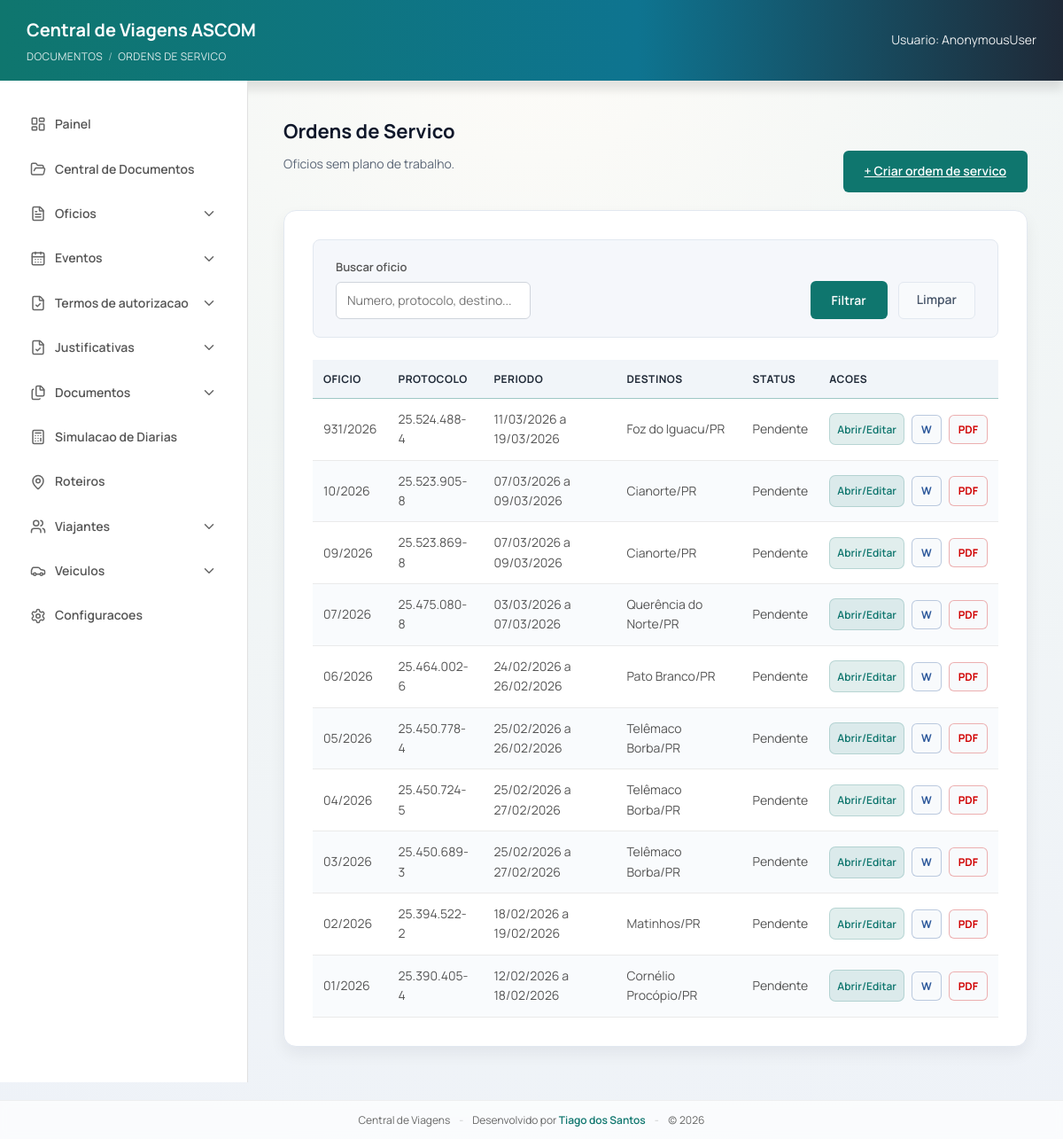
/ordens-servico/, run on the app's committed database.
### viagens/models.py (models this page shows, shortened)
class Oficio(models.Model):
    class Status(models.TextChoices):
        DRAFT = "DRAFT", "Rascunho"
        FINAL = "FINAL", "Finalizado"
    class AssuntoTipo(models.TextChoices):
        AUTORIZACAO = "AUTORIZACAO", "Autorizacao"
        CONVALIDACAO = "CONVALIDACAO", "Convalidacao"
    class CustosChoices(models.TextChoices):
        UNIDADE = "UNIDADE", "UNIDADE – DPC (diária e combustível serão custeados pela DPC)."
        OUTRA_INSTITUICAO = "OUTRA_INSTITUICAO", "OUTRA INSTITUIÇÃO"
        SEM_ONUS = "SEM_ONUS", "Com ônus limitados aos próprios vencimentos"
    class CusteioTipoChoices(models.TextChoices):
        UNIDADE = "UNIDADE", "UNIDADE - DPC (diarias e combustivel serao custeados pela DPC)."
        OUTRA_INSTITUICAO = "OUTRA_INSTITUICAO", "OUTRA INSTITUICAO"
        ONUS_LIMITADOS = "ONUS_LIMITADOS", "ONUS LIMITADOS AOS PROPRIOS VENCIMENTOS"
    class DestinoChoices(models.TextChoices):
        GAB = "GAB", "GABINETE DO DELEGADO GERAL ADJUNTO"
        SESP = "SESP", "SESP"
    acao = models.ForeignKey(
        AcaoInstitucional,
        on_delete=models.SET_NULL,
        related_name="oficios",
        null=True,
        blank=True,
        verbose_name="Acao Institucional",
    )
    evento = models.ForeignKey(
        "Evento",
        on_delete=models.SET_NULL,
        related_name="oficios",
        null=True,
        blank=True,
        verbose_name="Evento (pacote)",
    )
    roteiro = models.ForeignKey(
        "Roteiro",
        on_delete=models.SET_NULL,
        related_name="oficios_como_roteiro",
        null=True,
        blank=True,
        verbose_name="Roteiro de Viagem",
    )
    oficio = models.CharField(max_length=50, blank=True, default="")
    numero = models.PositiveIntegerField(null=True, blank=True, db_index=True)
    ano = models.PositiveIntegerField(null=True, blank=True, db_index=True)
    protocolo = models.CharField(max_length=80, blank=True, default="")
    destino = models.CharField(
        max_length=40,
        choices=DestinoChoices.choices,
        default=DestinoChoices.GAB,
        editable=False,
    )
    status = models.CharField(
        max_length=20,
        choices=Status.choices,
        default=Status.DRAFT,
        db_index=True,
    )
    assunto = models.CharField(max_length=200, blank=True)
    assunto_tipo = models.CharField(
        max_length=20,
        choices=AssuntoTipo.choices,
        default=AssuntoTipo.AUTORIZACAO,
    )
    tipo_destino = models.CharField(
        max_length=20,
        blank=True,
        choices=[
            ("INTERIOR", "Interior"),
            ("CAPITAL", "Capital"),
            ("BRASILIA", "Brasilia"),
        ],
    )
    estado_sede = models.ForeignKey(
        Estado,
        on_delete=models.SET_NULL,
        null=True,
        blank=True,
        related_name="oficios_sede",
    )
    cidade_sede = models.ForeignKey(
        Cidade,
        on_delete=models.SET_NULL,
        null=True,
        blank=True,
        related_name="oficios_sede",
    )
    estado_destino = models.ForeignKey(
        Estado,
        on_delete=models.SET_NULL,
        null=True,
        blank=True,
        related_name="oficios_destino",
    )
    cidade_destino = models.ForeignKey(
        Cidade,
        on_delete=models.SET_NULL,
        null=True,
        blank=True,
        related_name="oficios_destino",
    )
    roteiro_ida_saida_local = models.CharField(max_length=200, blank=True)
    roteiro_ida_saida_datahora = models.CharField(max_length=200, blank=True)
    roteiro_ida_chegada_local = models.CharField(max_length=200, blank=True)
    roteiro_ida_chegada_datahora = models.CharField(max_length=200, blank=True)
    roteiro_volta_saida_local = models.CharField(max_length=200, blank=True)
    roteiro_volta_saida_datahora = models.CharField(max_length=200, blank=True)
    roteiro_volta_chegada_local = models.CharField(max_length=200, blank=True)
    roteiro_volta_chegada_datahora = models.CharField(max_length=200, blank=True)
    retorno_saida_cidade = models.CharField(max_length=120, blank=True)
    retorno_saida_data = models.DateField(null=True, blank=True)
    retorno_saida_hora = models.TimeField(null=True, blank=True)
    retorno_chegada_cidade = models.CharField(max_length=120, blank=True)
    retorno_chegada_data = models.DateField(null=True, blank=True)
    retorno_chegada_hora = models.TimeField(null=True, blank=True)
    quantidade_diarias = models.CharField(max_length=120, blank=True)
    valor_diarias = models.CharField(max_length=120, blank=True)
    valor_diarias_extenso = models.CharField(max_length=200, blank=True)
    tipo_viatura = models.CharField(
        max_length=20,
        blank=True,
        choices=[("CARACTERIZADA", "Caracterizada"), ("DESCARACTERIZADA", "Descaracterizada")],
        default="DESCARACTERIZADA"
    )
    tipo_custeio = models.CharField(
        max_length=30,
        blank=True,
        choices=[
            ("UNIDADE", "Unidade"),
            ("OUTRA_INSTITUICAO", "Outra instituicao"),
            ("SEM_ONUS", "Sem onus"),
        ],
    )
    custeio_tipo = models.CharField(
        max_length=30,
        blank=True,
        choices=CusteioTipoChoices.choices,
        default=CusteioTipoChoices.UNIDADE,
    )
    custeio_texto_override = models.TextField(blank=True, default="")
    custos = models.CharField(
        max_length=20,
        choices=CustosChoices.choices,
        default=CustosChoices.UNIDADE,
    )
    nome_instituicao_custeio = models.CharField(
        max_length=200,
        blank=True,
        default="",
    )
    google_doc_id = models.CharField(max_length=200, blank=True)
    google_doc_url = models.URLField(blank=True)
    pdf_file_id = models.CharField(max_length=200, blank=True)
    pdf_url = models.URLField(blank=True)
    placa = models.CharField(max_length=10, blank=True)
    modelo = models.CharField(max_length=120, blank=True)
    combustivel = models.CharField(max_length=80, blank=True)
    motorista = models.CharField(max_length=120, blank=True)
    motorista_oficio = models.CharField(max_length=80, blank=True)
    motorista_oficio_numero = models.PositiveIntegerField(null=True, blank=True)
    motorista_oficio_ano = models.PositiveIntegerField(null=True, blank=True)
    motorista_protocolo = models.CharField(max_length=80, blank=True)
    motorista_carona = models.BooleanField(default=False)
    motorista_viajante = models.ForeignKey(
        Viajante,
        on_delete=models.SET_NULL,
        null=True,
        blank=True,
        related_name="oficios_motorista",
    )
    carona_oficio_referencia = models.ForeignKey(
        "self",
        on_delete=models.SET_NULL,
        null=True,
        blank=True,
        related_name="oficios_que_usam_como_carona",
    )
    motivo = models.TextField(blank=True)
    justificativa_modelo = models.CharField(
        max_length=80,
        blank=True,
        default="",
        help_text="Código do modelo de justificativa usado (ex: recebimento_tardio).",
    )
    justificativa_texto = models.TextField(
        blank=True,
        default="",
        help_text="Texto da justificativa preenchido (prazo < 10 dias). Preenchido desbloqueia geração do ofício.",
    )
    veiculo = models.ForeignKey(
        Veiculo,
        on_delete=models.SET_NULL,
        null=True,
        blank=True,
        related_name="oficios",
    )
    viajantes = models.ManyToManyField(
        Viajante,
        through="OficioViajante",
        related_name="oficios",
        blank=True,
    )
    created_at = models.DateTimeField(auto_now_add=True, db_index=True)
    updated_at = models.DateTimeField(auto_now=True)
    class Meta:
        constraints = [
            models.UniqueConstraint(
                fields=["ano", "numero"],
                name="uniq_oficio_numero_por_ano",
            )
        ]
    @property
    def numero_formatado(self) -> str:
        return format_oficio_num(self.numero, self.ano)
    @property
    def protocolo_formatado(self) -> str:
        return format_protocolo_num(self.protocolo)
    def ensure_acao(self):
        if self.acao_id:
            return self.acao

class Trecho(models.Model):
    oficio = models.ForeignKey(
        Oficio,
        on_delete=models.CASCADE,
        related_name="trechos",
    )
    ordem = models.PositiveIntegerField(default=1)
    origem_estado = models.ForeignKey(
        Estado,
        on_delete=models.SET_NULL,
        null=True,
        blank=True,
        related_name="trechos_origem",
    )
    origem_cidade = models.ForeignKey(
        Cidade,
        on_delete=models.SET_NULL,
        null=True,
        blank=True,
        related_name="trechos_origem",
    )
    destino_estado = models.ForeignKey(
        Estado,
        on_delete=models.SET_NULL,
        null=True,
        blank=True,
        related_name="trechos_destino",
    )
    destino_cidade = models.ForeignKey(
        Cidade,
        on_delete=models.SET_NULL,
        null=True,
        blank=True,
        related_name="trechos_destino",
    )
    saida_data = models.DateField(null=True, blank=True)
    saida_hora = models.TimeField(null=True, blank=True)
    chegada_data = models.DateField(null=True, blank=True)
    chegada_hora = models.TimeField(null=True, blank=True)
    distancia_km = models.DecimalField(
        max_digits=8, decimal_places=2, null=True, blank=True, verbose_name="Distância (km)"
    )
    duracao_minutos = models.PositiveIntegerField(
        null=True, blank=True, verbose_name="Duração (minutos)"
    )
    is_retorno = models.BooleanField(default=False, verbose_name="Trecho de retorno")
    tempo_pre_minutos = models.PositiveIntegerField(
        null=True, blank=True, verbose_name="Tempo auxiliar pré-saída (min)"
    )
    tempo_pos_minutos = models.PositiveIntegerField(
        null=True, blank=True, verbose_name="Tempo auxiliar pós-chegada (min)"
    )
    class Meta:
        ordering = ["ordem"]

### viagens/views/_shared.py (the view, shortened to what this page needs)
# urls.py: path("ordens-servico/", views.ordens_servico_list, name="ordens_servico_list"),
@require_GET
def ordens_servico_list(request):
    q = (request.GET.get("q") or "").strip()
    params = request.GET.copy()
    params.pop("page", None)
    querystring = params.urlencode()
    oficios = (
        Oficio.objects.filter(plano_trabalho__isnull=True)
        .select_related("cidade_destino", "estado_destino")
        .prefetch_related("trechos")
        .order_by("-created_at")
    )
    rows: list[dict[str, object]] = []
    for oficio in oficios:
        ordem = _get_ordem_servico(oficio)
        data_inicio, data_fim = _resolve_periodo_oficio(oficio)
        rows.append(
            {
                "oficio": oficio,
                "ordem": ordem,
                "status": "Completa" if ordem else "Pendente",
                "data_inicio": data_inicio,
                "data_fim": data_fim,
                "destinos": _resolve_destinos_oficio(oficio),
            }
        )
    paginator = Paginator(rows, 25)
    page_obj = paginator.get_page(request.GET.get("page"))
    return render(
        request,
        "viagens/ordens_servico_list.html",
        {
            "rows": page_obj,
            "page_obj": page_obj,
            "q": q,
            "querystring": querystring,
        },
    )

### viagens/templates/viagens/ordens_servico_list.html (shortened to what this page needs)
{% extends "viagens/base.html" %}
{% block breadcrumb %}
  Documentos <span class="breadcrumb-sep">/</span> Ordens de Servico
{% endblock %}
{% block content %}
  <div class="page-header">
    <div>
      <h2 class="page-title">Ordens de Servico</h2>
      <p class="page-subtitle">Oficios sem plano de trabalho.</p>
    </div>
    <div class="page-actions">
      <a class="btn-primary" href="{% url 'ordem_servico_criar' %}">+ Criar ordem de servico</a>
    </div>
  </div>
  <div class="list-card">
    <div class="filter-bar">
      <form method="get" class="filter-form">
        <div class="filter-left">
          <div class="filter-group">
            <label>Buscar oficio</label>
            <input type="text" name="q" value="{{ q }}" placeholder="Numero, protocolo, destino..." />
          </div>
        </div>
        <div class="filter-actions">
          <button class="btn-primary" type="submit">Filtrar</button>
          <a class="btn-clear" href="{% url 'ordens_servico_list' %}">Limpar</a>
        </div>
      </form>
    </div>
    {% if rows %}
      <table class="table">
        <thead>
          <tr>
            <th>Oficio</th>
            <th>Protocolo</th>
            <th>Periodo</th>
            <th>Destinos</th>
            <th>Status</th>
            <th class="table-actions-header">Acoes</th>
          </tr>
        </thead>
        <tbody>
          {% for row in rows %}
            <tr>
              <td>{{ row.oficio.numero_formatado|default:row.oficio.oficio|default:row.oficio.id }}</td>
              <td>{{ row.oficio.protocolo_formatado|default:row.oficio.protocolo|default:"-" }}</td>
              <td>{{ row.data_inicio|date:"d/m/Y" }} a {{ row.data_fim|date:"d/m/Y" }}</td>
              <td>{{ row.destinos }}</td>
              <td>{{ row.status }}</td>
              <td class="table-actions-cell">
                <div class="table-actions table-actions--right">
                  <a class="btn-edit btn-small" href="{% url 'ordem_servico_editar' row.oficio.id %}">Abrir/Editar</a>
                  <a class="btn-icon btn-icon--docx" href="{% url 'ordem_servico_download_docx' row.oficio.id %}" aria-label="Baixar DOCX">W</a>
                  <a class="btn-icon btn-icon--pdf" href="{% url 'ordem_servico_download_pdf' row.oficio.id %}" aria-label="Baixar PDF">PDF</a>
                </div>
              </td>
            </tr>
          {% endfor %}
        </tbody>
      </table>
    {% endif %}
  </div>
{% endblock %}

### data on the page
Oficio: oficio.numero_formatado "931/2026", oficio.protocolo_formatado "25.524.488-4", data_inicio "11/03/2026", data_fim "19/03/2026", destinos "Foz do Iguacu/PR", status "Pendente"
Oficio: oficio.numero_formatado "10/2026", oficio.protocolo_formatado "25.523.905-8", data_inicio "07/03/2026", data_fim "09/03/2026", destinos "Cianorte/PR", status "Pendente"
Oficio: oficio.numero_formatado "09/2026", oficio.protocolo_formatado "25.523.869-8", data_inicio "07/03/2026", data_fim "09/03/2026", destinos "Cianorte/PR", status "Pendente"
Oficio: oficio.numero_formatado "07/2026", oficio.protocolo_formatado "25.475.080-8", data_inicio "03/03/2026", data_fim "07/03/2026", destinos "Querência do Norte/PR", status "Pendente"
Oficio: oficio.numero_formatado "06/2026", oficio.protocolo_formatado "25.464.002-6", data_inicio "24/02/2026", data_fim "26/02/2026", destinos "Pato Branco/PR", status "Pendente"
Oficio: oficio.numero_formatado "05/2026", oficio.protocolo_formatado "25.450.778-4", data_inicio "25/02/2026", data_fim "26/02/2026", destinos "Telêmaco Borba/PR", status "Pendente"
Oficio: oficio.numero_formatado "04/2026", oficio.protocolo_formatado "25.450.724-5", data_inicio "25/02/2026", data_fim "27/02/2026", destinos "Telêmaco Borba/PR", status "Pendente"
Oficio: oficio.numero_formatado "03/2026", oficio.protocolo_formatado "25.450.689-3", data_inicio "25/02/2026", data_fim "27/02/2026", destinos "Telêmaco Borba/PR", status "Pendente"
Oficio: oficio.numero_formatado "02/2026", oficio.protocolo_formatado "25.394.522-2", data_inicio "18/02/2026", data_fim "19/02/2026", destinos "Matinhos/PR", status "Pendente"
Oficio: oficio.numero_formatado "01/2026", oficio.protocolo_formatado "25.390.405-4", data_inicio "12/02/2026", data_fim "18/02/2026", destinos "Cornélio Procópio/PR", status "Pendente"

### other printed values
{{ request.user }} "AnonymousUser"
